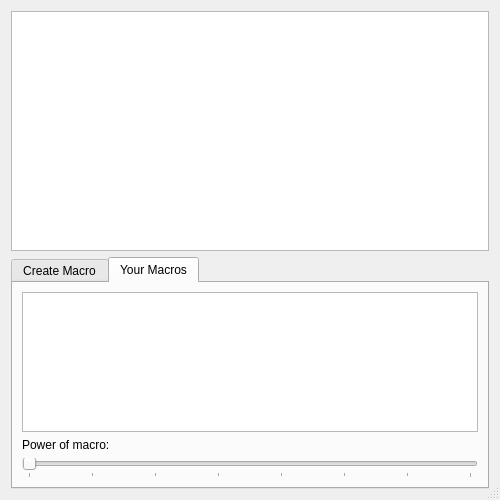
<?xml version="1.0" encoding="UTF-8"?>
<ui version="4.0">
 <class>Main</class>
 <widget class="QDialog" name="Main">
  <property name="windowModality">
   <enum>Qt::ApplicationModal</enum>
  </property>
  <property name="geometry">
   <rect>
    <x>0</x>
    <y>0</y>
    <width>500</width>
    <height>500</height>
   </rect>
  </property>
  <property name="minimumSize">
   <size>
    <width>500</width>
    <height>500</height>
   </size>
  </property>
  <property name="maximumSize">
   <size>
    <width>16777215</width>
    <height>16777215</height>
   </size>
  </property>
  <property name="acceptDrops">
   <bool>false</bool>
  </property>
  <property name="windowTitle">
   <string>Bisquit Macro</string>
  </property>
  <property name="autoFillBackground">
   <bool>false</bool>
  </property>
  <property name="sizeGripEnabled">
   <bool>true</bool>
  </property>
  <layout class="QHBoxLayout" name="horizontalLayout_3">
   <item>
    <layout class="QVBoxLayout" name="verticalLayout_3">
     <item>
      <widget class="QListWidget" name="listWidget">
       <property name="minimumSize">
        <size>
         <width>0</width>
         <height>240</height>
        </size>
       </property>
       <property name="lineWidth">
        <number>1</number>
       </property>
      </widget>
     </item>
     <item>
      <widget class="QTabWidget" name="tabWidget">
       <property name="currentIndex">
        <number>1</number>
       </property>
       <property name="movable">
        <bool>true</bool>
       </property>
       <widget class="QWidget" name="tab">
        <attribute name="title">
         <string>Create Macro</string>
        </attribute>
        <layout class="QHBoxLayout" name="horizontalLayout_5">
         <item>
          <layout class="QVBoxLayout" name="verticalLayout_2">
           <item>
            <layout class="QVBoxLayout" name="verticalLayout">
             <item>
              <layout class="QHBoxLayout" name="horizontalLayout_2">
               <item>
                <widget class="QPushButton" name="btn_AddMouseEvent">
                 <property name="sizePolicy">
                  <sizepolicy hsizetype="Minimum" vsizetype="Fixed">
                   <horstretch>0</horstretch>
                   <verstretch>0</verstretch>
                  </sizepolicy>
                 </property>
                 <property name="minimumSize">
                  <size>
                   <width>30</width>
                   <height>30</height>
                  </size>
                 </property>
                 <property name="text">
                  <string>Add Mouse Event</string>
                 </property>
                </widget>
               </item>
               <item>
                <widget class="QLabel" name="lbl_xValue">
                 <property name="maximumSize">
                  <size>
                   <width>16777215</width>
                   <height>25</height>
                  </size>
                 </property>
                 <property name="text">
                  <string>x value</string>
                 </property>
                 <property name="alignment">
                  <set>Qt::AlignCenter</set>
                 </property>
                </widget>
               </item>
               <item>
                <widget class="QSpinBox" name="spinBox_x">
                 <property name="minimumSize">
                  <size>
                   <width>30</width>
                   <height>30</height>
                  </size>
                 </property>
                 <property name="minimum">
                  <number>-1080</number>
                 </property>
                 <property name="maximum">
                  <number>1080</number>
                 </property>
                </widget>
               </item>
               <item>
                <widget class="QLabel" name="lbl_yValue">
                 <property name="maximumSize">
                  <size>
                   <width>16777215</width>
                   <height>25</height>
                  </size>
                 </property>
                 <property name="text">
                  <string>y value</string>
                 </property>
                 <property name="alignment">
                  <set>Qt::AlignCenter</set>
                 </property>
                </widget>
               </item>
               <item>
                <widget class="QSpinBox" name="spinBox_y">
                 <property name="minimumSize">
                  <size>
                   <width>30</width>
                   <height>30</height>
                  </size>
                 </property>
                 <property name="minimum">
                  <number>-1080</number>
                 </property>
                 <property name="maximum">
                  <number>1080</number>
                 </property>
                </widget>
               </item>
               <item>
                <widget class="QLabel" name="lbl_delay_mouse">
                 <property name="maximumSize">
                  <size>
                   <width>16777215</width>
                   <height>25</height>
                  </size>
                 </property>
                 <property name="text">
                  <string>delay</string>
                 </property>
                 <property name="alignment">
                  <set>Qt::AlignCenter</set>
                 </property>
                </widget>
               </item>
               <item>
                <widget class="QDoubleSpinBox" name="doubleSpinBox_delay_mouse">
                 <property name="minimumSize">
                  <size>
                   <width>30</width>
                   <height>30</height>
                  </size>
                 </property>
                </widget>
               </item>
              </layout>
             </item>
             <item>
              <layout class="QHBoxLayout" name="horizontalLayout_4">
               <property name="spacing">
                <number>3</number>
               </property>
               <property name="leftMargin">
                <number>0</number>
               </property>
               <item>
                <spacer name="horizontalSpacer">
                 <property name="orientation">
                  <enum>Qt::Horizontal</enum>
                 </property>
                 <property name="sizeHint" stdset="0">
                  <size>
                   <width>40</width>
                   <height>20</height>
                  </size>
                 </property>
                </spacer>
               </item>
               <item>
                <widget class="QPushButton" name="btn_delete">
                 <property name="minimumSize">
                  <size>
                   <width>30</width>
                   <height>15</height>
                  </size>
                 </property>
                 <property name="maximumSize">
                  <size>
                   <width>90</width>
                   <height>30</height>
                  </size>
                 </property>
                 <property name="text">
                  <string>Delete</string>
                 </property>
                </widget>
               </item>
               <item>
                <widget class="QPushButton" name="btn_preview_macro">
                 <property name="minimumSize">
                  <size>
                   <width>30</width>
                   <height>15</height>
                  </size>
                 </property>
                 <property name="maximumSize">
                  <size>
                   <width>90</width>
                   <height>30</height>
                  </size>
                 </property>
                 <property name="layoutDirection">
                  <enum>Qt::LeftToRight</enum>
                 </property>
                 <property name="text">
                  <string>Preview Macro</string>
                 </property>
                </widget>
               </item>
               <item>
                <widget class="QPushButton" name="btn_save">
                 <property name="minimumSize">
                  <size>
                   <width>30</width>
                   <height>15</height>
                  </size>
                 </property>
                 <property name="maximumSize">
                  <size>
                   <width>90</width>
                   <height>30</height>
                  </size>
                 </property>
                 <property name="layoutDirection">
                  <enum>Qt::LeftToRight</enum>
                 </property>
                 <property name="text">
                  <string>Save Macro</string>
                 </property>
                </widget>
               </item>
              </layout>
             </item>
            </layout>
           </item>
          </layout>
         </item>
        </layout>
       </widget>
       <widget class="QWidget" name="tab_2">
        <attribute name="title">
         <string>Your Macros</string>
        </attribute>
        <layout class="QHBoxLayout" name="horizontalLayout">
         <item>
          <layout class="QVBoxLayout" name="verticalLayout_4">
           <item>
            <widget class="QListWidget" name="listWidget_your_macros">
             <property name="frameShape">
              <enum>QFrame::StyledPanel</enum>
             </property>
             <property name="defaultDropAction">
              <enum>Qt::CopyAction</enum>
             </property>
             <property name="selectionBehavior">
              <enum>QAbstractItemView::SelectItems</enum>
             </property>
            </widget>
           </item>
           <item>
            <widget class="QLabel" name="lbl_power">
             <property name="text">
              <string>Power of macro:</string>
             </property>
            </widget>
           </item>
           <item>
            <widget class="QSlider" name="slider_power">
             <property name="minimum">
              <number>1</number>
             </property>
             <property name="maximum">
              <number>8</number>
             </property>
             <property name="tracking">
              <bool>true</bool>
             </property>
             <property name="orientation">
              <enum>Qt::Horizontal</enum>
             </property>
             <property name="invertedAppearance">
              <bool>false</bool>
             </property>
             <property name="invertedControls">
              <bool>false</bool>
             </property>
             <property name="tickPosition">
              <enum>QSlider::TicksBelow</enum>
             </property>
             <property name="tickInterval">
              <number>1</number>
             </property>
            </widget>
           </item>
          </layout>
         </item>
        </layout>
       </widget>
      </widget>
     </item>
    </layout>
   </item>
  </layout>
 </widget>
 <resources/>
 <connections/>
</ui>
